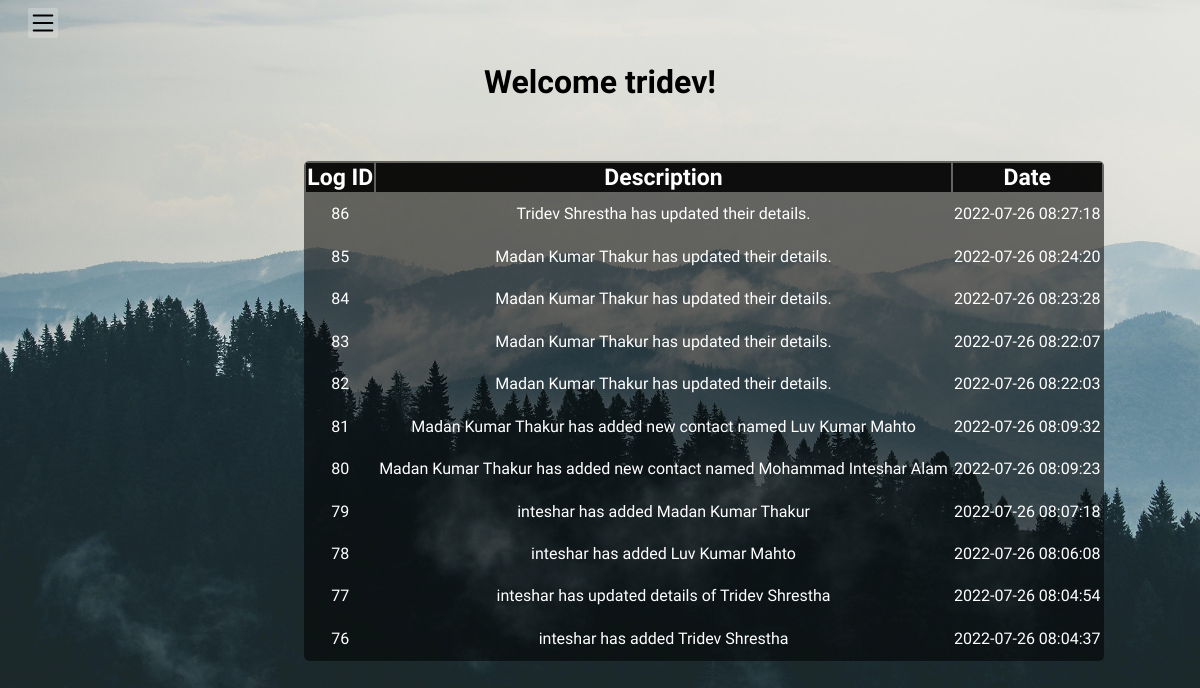
The page /admin/logs.php?userid=1 on the database as committed earlier.
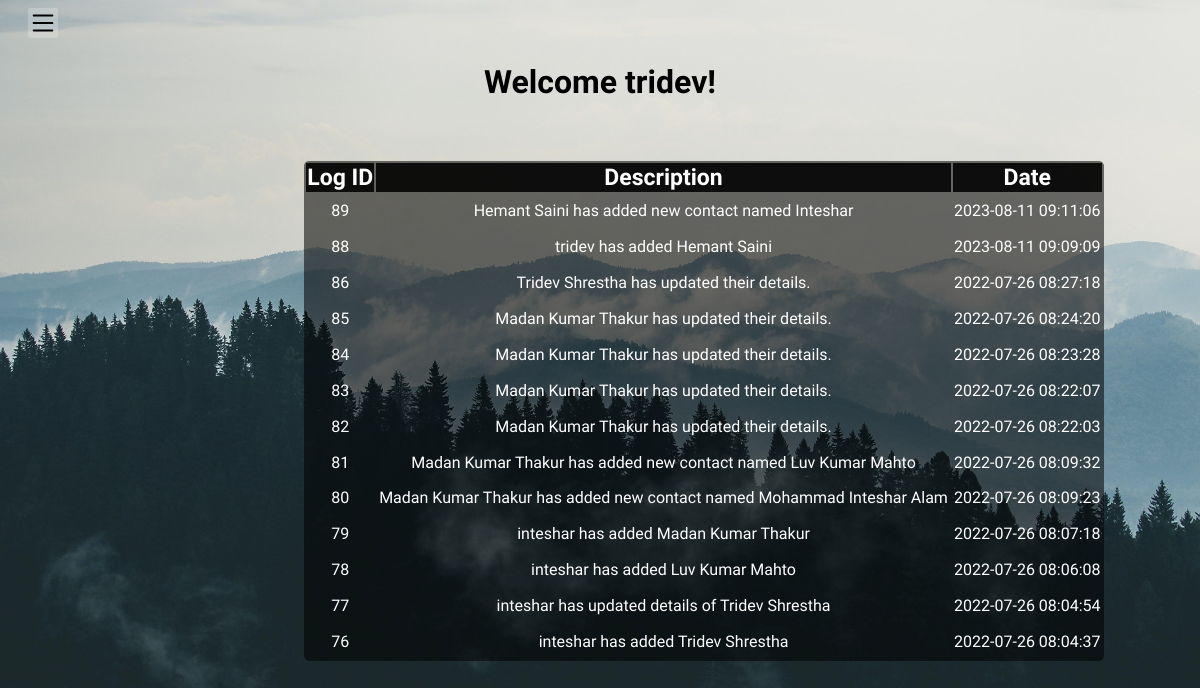
The same page on the database as committed later.
### tables this page shows
CREATE TABLE IF NOT EXISTS `logs` (
  `log_id` int(11) NOT NULL AUTO_INCREMENT,
  `user_id` varchar(11) NOT NULL,
  `message` varchar(200) NOT NULL,
  `time` timestamp NOT NULL DEFAULT CURRENT_TIMESTAMP,
  PRIMARY KEY (`log_id`)
);

### admin/logs.php (the view, shortened to what this page needs)
<?php
    include "../db_connect.php";
        $sql_query = "select * from admin where id='".$_SESSION['userid']."'";
        $result = mysqli_query($con, $sql_query);
        $row = mysqli_fetch_array($result);
        include "./sideNav.php";
?>
<!DOCTYPE html>
<html lang="en">
<head>
    <link rel="stylesheet" href="../Stylings/logs.css">
</head>
<body>
    <div class="welcome">
            <?php
            if (isset($_SESSION['userid'])) {
                echo "<h1>Welcome ".$row['name']."!</h1>";
            } else {
                $error = "<script>alert('Login First!')</script>";
                header('location: ../index.php?error=' .$error);
            }
            ?>
    </div>
    <table>
        <thead>
        <tr>
          <th>Log ID</th>
          <th>Description</th>
          <th>Date</th>
        </tr>
      </thead>
      <tbody>
      <?php
                $query = "select * from logs ORDER BY time DESC";
                $result = mysqli_query($con, $query);
                $resultCheck = mysqli_num_rows($result);
                if($resultCheck > 0){
                    while($row = mysqli_fetch_assoc($result)){
            ?>
        <tr>
            <td><?php echo $row['log_id']; ?></td>
            <td><?php echo $row['message']; ?></td>
            <td><?php echo $row['time']; ?></td>
        </tr>
            <?php
                    }
                }else{
                    echo '<h3 class="msg">No activity found by any user!</h3>';
                }
            ?>
      </tbody>
    </table>
</body>
</html>

Rows that differ between the two databases and show on the page:
added logs: log_id "89", message "Hemant Saini has added new contact named Inteshar", time "2023-08-11 09:11:06"
added logs: log_id "88", message "tridev has added Hemant Saini", time "2023-08-11 09:09:09"
